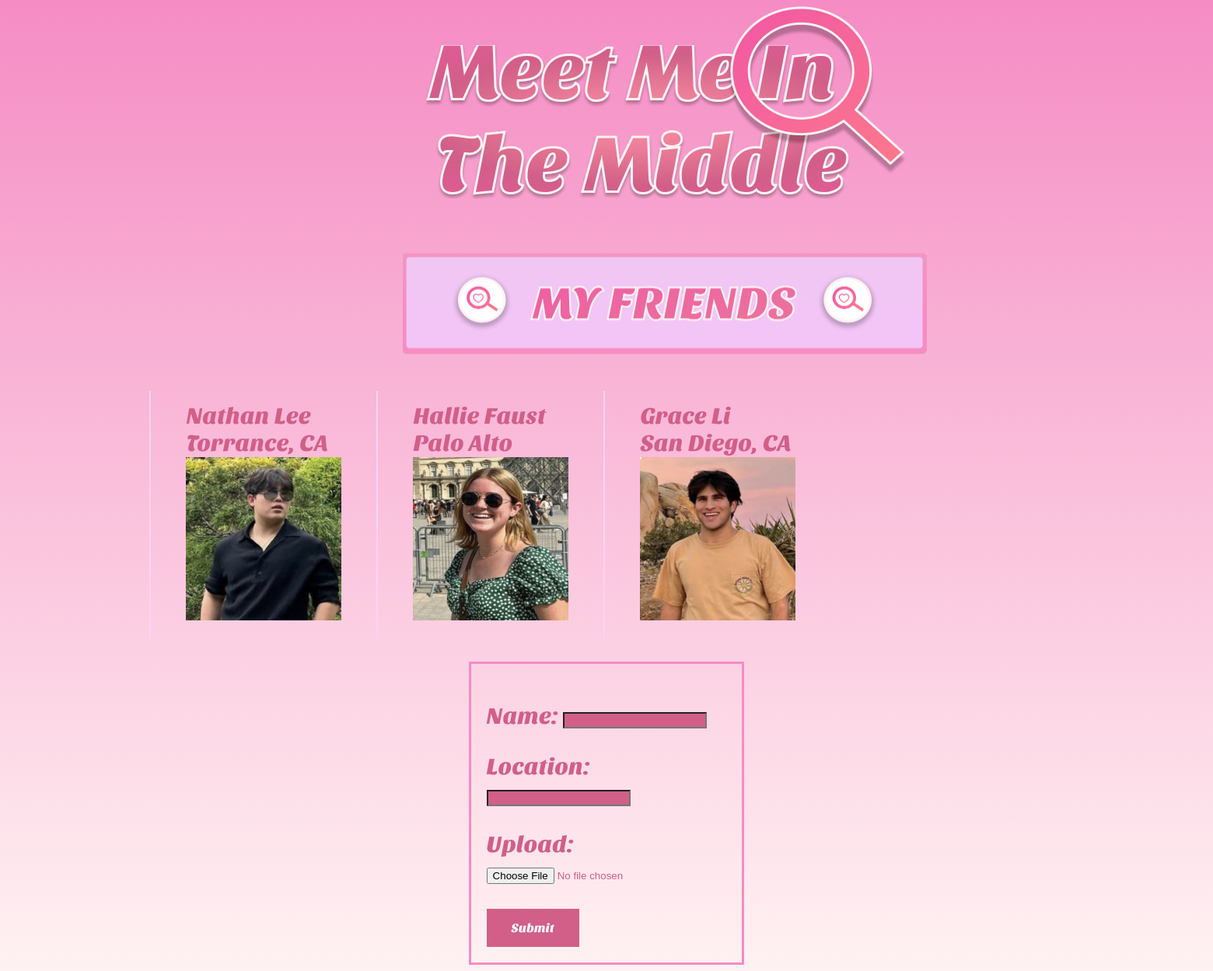
Before: /friends with the older database file.
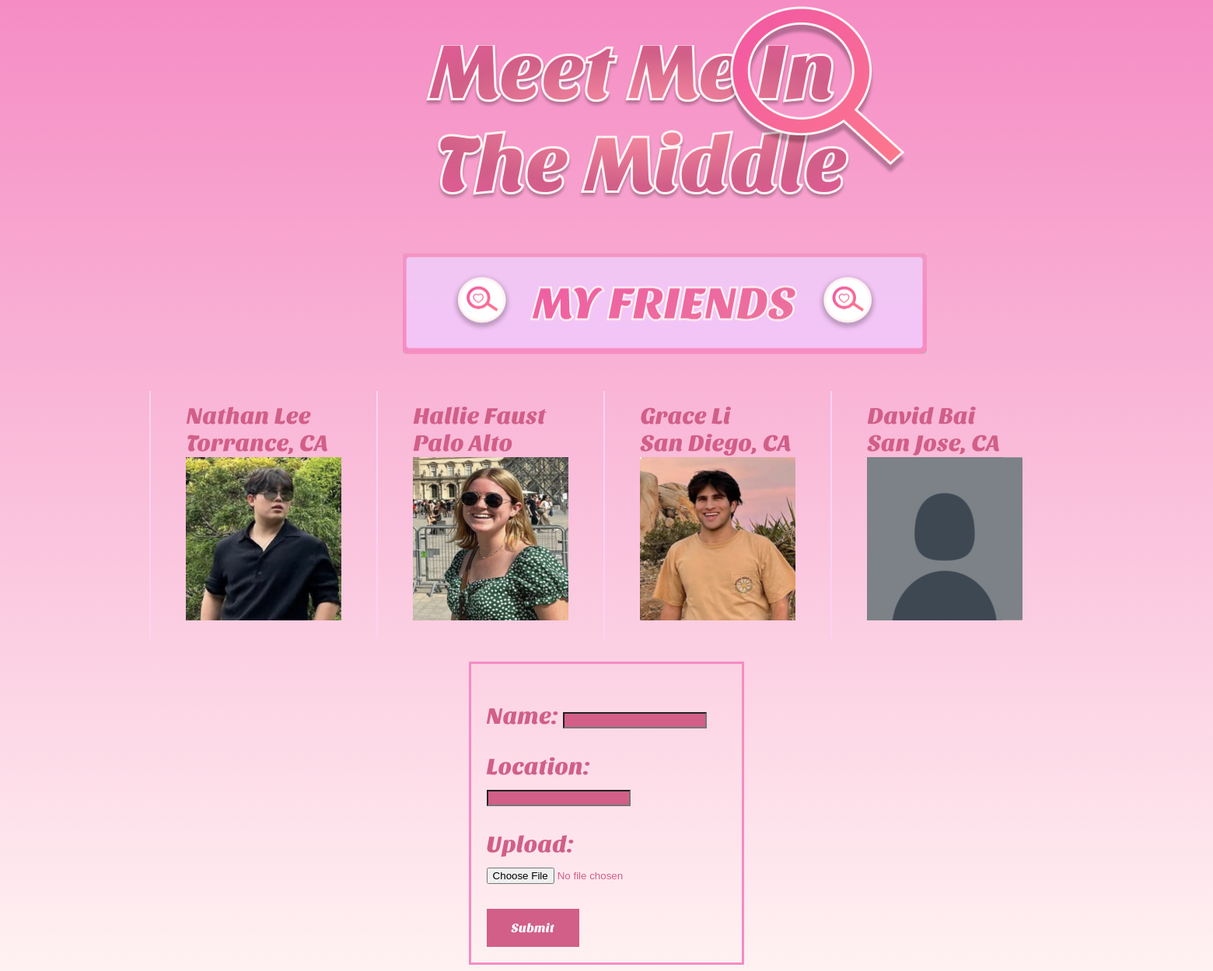
After: the same page with the newer database file.
### app/models.py (models this page shows, shortened)
class Friend(models.Model):
    name = models.CharField(max_length=200)
    location = models.CharField(max_length=200)
    upload = models.ImageField(upload_to="media/", default="NULL")

### app/views.py (the view)
# urls.py: path('friends', views.friends)
def friends(request):
    if request.method == "POST":
        form = FriendForm(request.POST, request.FILES)
        if form.is_valid():
            form.save()
    print(Friend.objects.filter().values())
    form = FriendForm()
    return render(request, "friends.html", {"form": form, "friends": Friend.objects.filter().values()})

### app/forms.py
class FriendForm(ModelForm):
    class Meta:
        model = Friend
        fields = ["name", "location", "upload"]

### templates/friends.html (shortened to what this page needs)
<!DOCTYPE html>
<html lang="en">
<link rel="stylesheet" href="static/friendsstyle.css">
<body>
    <div class = "Desktop1">
        <div class="Block2">
          <img class="img2" src="static/searchtext.png">
        </div>
        <div class="friends">
          <img src="static/myfriends.png">
        </div>
      </div>
      <table class="table">
        <tbody>
        {% for friend in friends %}
              <th class="item">
                <td>{{friend.name}} <br>{{friend.location}}<br><img src="media/{{ friend.upload }}" height="210" width="200"></td>
              </th>
        {% endfor %}
        </tbody>
    </table>
    <div class="enter">
        <form method="post" enctype="multipart/form-data">
            {{ form.as_p }}
        <button class="button">Submit</button>
        </form>
    </div>
</body>
</html>

Changed rows visible on the page:
added Friend: name "David Bai", location "San Jose, CA", upload (picture)
